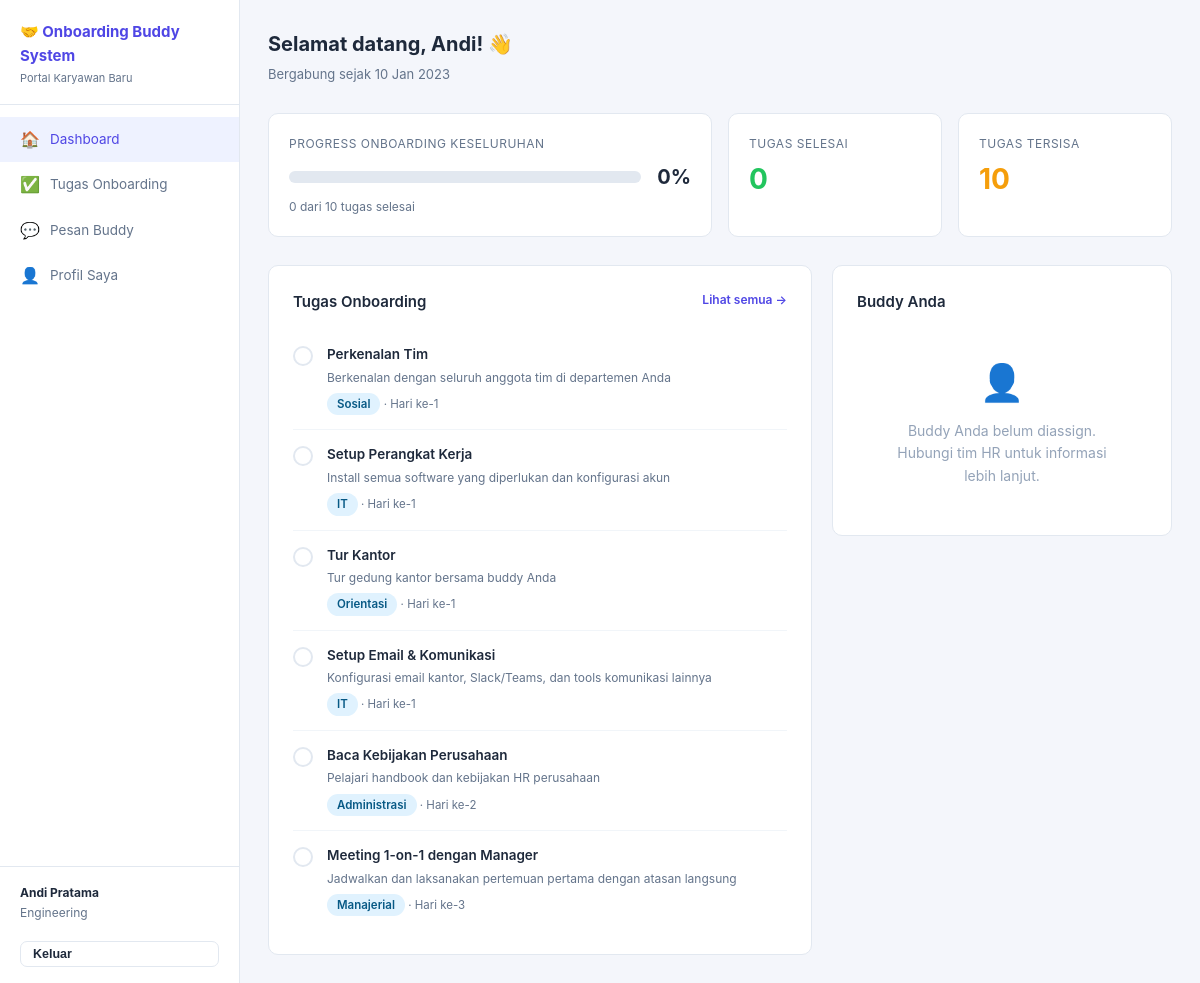
The app's page /dashboard.php (signed in) with its own data.
### tables this page shows
CREATE TABLE IF NOT EXISTS task_templates (
    id INT AUTO_INCREMENT PRIMARY KEY,
    title VARCHAR(200) NOT NULL,
    description TEXT,
    category VARCHAR(100),
    day_target INT DEFAULT 1,
    created_by INT,
    FOREIGN KEY (created_by) REFERENCES users(id) ON DELETE SET NULL
);

### includes/config.php (called while the page is built, shortened)
<?php
function currentUser(): array {
    return $_SESSION['user'] ?? [];
}

### dashboard.php (the view, shortened to what this page needs)
<?php
require_once __DIR__ . '/includes/config.php';
$db  = getDB();
$uid = $_SESSION['user_id'];
$buddy = $db->prepare("
    SELECT u.* FROM buddy_assignments ba
    JOIN users u ON u.id = ba.buddy_id
    WHERE ba.new_hire_id = ? AND ba.status = 'active'
    LIMIT 1
");
$buddy->execute([$uid]);
$buddy = $buddy->fetch();
$tasks = $db->prepare("
    SELECT t.*, op.status, op.completed_at
    FROM task_templates t
    LEFT JOIN onboarding_progress op ON op.task_id = t.id AND op.new_hire_id = ?
    ORDER BY t.day_target, t.id
");
$tasks->execute([$uid]);
$tasks = $tasks->fetchAll();
$done_count  = count(array_filter($tasks, fn($t) => $t['status'] === 'done'));
$total_tasks = count($tasks);
$progress    = $total_tasks > 0 ? round(($done_count / $total_tasks) * 100) : 0;
$user = currentUser();
?>
<!DOCTYPE html>
<html lang="id">
<head>
<link rel="stylesheet" href="assets/style.css">
</head>
<body>
<div class="layout">
  <aside class="sidebar">
    <div class="sidebar-brand">
      <h2>🤝 <?= APP_NAME ?></h2>
      <span>Portal Karyawan Baru</span>
    </div>
    <nav class="sidebar-nav">
      <a href="dashboard.php" class="active"><span class="icon">🏠</span> Dashboard</a>
      <a href="tasks.php"><span class="icon">✅</span> Tugas Onboarding</a>
      <a href="messages.php"><span class="icon">💬</span> Pesan Buddy
      </a>
      <a href="profile.php"><span class="icon">👤</span> Profil Saya</a>
    </nav>
    <div class="sidebar-footer">
      <strong><?= htmlspecialchars($user['name']) ?></strong>
      <?= htmlspecialchars($user['department'] ?: 'Karyawan Baru') ?>
      <br><br>
      <form method="POST" action="auth.php">
        <button type="submit" class="btn btn-outline btn-sm" style="width:100%">Keluar</button>
      </form>
    </div>
  </aside>
  <main class="main">
    <div class="topbar">
      <div>
        <h1>Selamat datang, <?= htmlspecialchars(explode(' ', $user['name'])[0]) ?>! 👋</h1>
        <p style="color:#64748b;font-size:13px;margin-top:4px">
          <?= $user['start_date'] ? 'Bergabung sejak ' . date('d M Y', strtotime($user['start_date'])) : 'Mulai perjalanan onboarding Anda' ?>
        </p>
      </div>
    </div>
    <div class="stats-grid">
      <div class="stat-card" style="grid-column:span 2">
        <div class="label">Progress Onboarding Keseluruhan</div>
        <div style="display:flex;align-items:center;gap:16px;margin-top:8px">
          <div class="progress-bar" style="flex:1;height:12px">
          </div>
          <span style="font-size:20px;font-weight:700"><?= $progress ?>%</span>
        </div>
        <div class="sub" style="margin-top:4px"><?= $done_count ?> dari <?= $total_tasks ?> tugas selesai</div>
      </div>
      <div class="stat-card">
        <div class="label">Tugas Selesai</div>
        <div class="value" style="color:var(--success)"><?= $done_count ?></div>
      </div>
      <div class="stat-card">
        <div class="label">Tugas Tersisa</div>
        <div class="value" style="color:var(--warning)"><?= $total_tasks - $done_count ?></div>
      </div>
    </div>
    <div style="display:grid;grid-template-columns:1fr 340px;gap:20px">
      <div class="card">
        <div class="card-title" style="display:flex;justify-content:space-between">
          <span>Tugas Onboarding</span>
          <a href="tasks.php" style="font-size:12px">Lihat semua →</a>
        </div>
        <?php foreach (array_slice($tasks, 0, 6) as $t): ?>
        <div class="task-item">
          <div class="task-check <?= $t['status'] === 'done' ? 'done' : ($t['status'] === 'in_progress' ? 'inprog' : '') ?>"
               onclick="toggleTask(<?= $t['id'] ?>, '<?= $t['status'] === 'done' ? 'pending' : 'done' ?>', this)">
          </div>
          <div class="task-body">
            <h4 style="<?= $t['status'] === 'done' ? 'text-decoration:line-through;color:#94a3b8' : '' ?>">
              <?= htmlspecialchars($t['title']) ?>
            </h4>
            <p><?= htmlspecialchars($t['description']) ?></p>
            <div class="meta">
              <span class="badge badge-info"><?= htmlspecialchars($t['category']) ?></span>
              · Hari ke-<?= $t['day_target'] ?>
            </div>
          </div>
        </div>
        <?php endforeach; ?>
      </div>
      <div style="display:flex;flex-direction:column;gap:20px">
        <div class="card">
          <div class="card-title">Buddy Anda</div>
          <?php if ($buddy): ?>
          <div class="buddy-card">
            <div class="buddy-avatar"><?= initials($buddy['name']) ?></div>
            <div class="buddy-info">
              <h3><?= htmlspecialchars($buddy['name']) ?></h3>
              <p><?= htmlspecialchars($buddy['position'] ?: 'Buddy') ?></p>
              <p><?= htmlspecialchars($buddy['department'] ?: '') ?></p>
              <?php if ($buddy['phone']): ?>
              <p>📞 <?= htmlspecialchars($buddy['phone']) ?></p>
              <?php endif; ?>
            </div>
          </div>
          <a href="messages.php" class="btn btn-primary btn-block btn-sm">💬 Kirim Pesan</a>
          <?php else: ?>
          <div style="text-align:center;padding:24px;color:#94a3b8">
            <div style="font-size:36px">👤</div>
            <p style="margin-top:8px">Buddy Anda belum diassign.<br>Hubungi tim HR untuk informasi lebih lanjut.</p>
          </div>
          <?php endif; ?>
        </div>
      </div>
    </div>
  </main>
</div>
</body>
</html>

### assets/style.css (style rules this page uses)
*, *::before, *::after { box-sizing: border-box; margin: 0; padding: 0; }
:root { --bg: #f4f6fb; --white: #ffffff; --border: #e2e8f0; --primary: #4f46e5; --primary-h: #4338ca; --secondary: #0ea5e9; --success: #22c55e; --warning: #f59e0b; --danger: #ef4444; --text: #1e293b; --muted: #64748b; --sidebar-w: 240px; --radius: 10px; }
body { font-family: -apple-system, "Segoe UI", system-ui, sans-serif; background: var(--bg); color: var(--text); font-size: 14px; line-height: 1.6; }
a { color: var(--primary); text-decoration: none; }
.layout { display: flex; min-height: 100vh; }
.sidebar { width: var(--sidebar-w); background: var(--white); border-right: 1px solid var(--border); display: flex; flex-direction: column; position: fixed; top: 0; left: 0; bottom: 0; z-index: 100; }
.sidebar-brand { padding: 20px 20px 16px; border-bottom: 1px solid var(--border); }
.sidebar-brand h2 { font-size: 15px; font-weight: 700; color: var(--primary); }
.sidebar-brand span { display: block; font-size: 11px; color: var(--muted); margin-top: 2px; }
.sidebar-nav { flex: 1; padding: 12px 0; overflow-y: auto; }
.sidebar-nav a { display: flex; align-items: center; gap: 10px; padding: 10px 20px; color: var(--muted); font-size: 13.5px; transition: background .15s, color .15s; }
.sidebar-nav a:hover, .sidebar-nav a.active { background: #eef2ff; color: var(--primary); text-decoration: none; }
.sidebar-nav a .icon { font-size: 16px; width: 20px; text-align: center; }
.sidebar-footer { padding: 16px 20px; border-top: 1px solid var(--border); font-size: 12px; color: var(--muted); }
.sidebar-footer strong { display: block; color: var(--text); }
.main { margin-left: var(--sidebar-w); flex: 1; padding: 28px; }
.topbar { display: flex; align-items: center; justify-content: space-between; margin-bottom: 28px; }
.topbar h1 { font-size: 20px; font-weight: 700; }
.card { background: var(--white); border: 1px solid var(--border); border-radius: var(--radius); padding: 24px; }
.card-title { font-size: 15px; font-weight: 600; margin-bottom: 16px; color: var(--text); }
.stats-grid { display: grid; grid-template-columns: repeat(auto-fill, minmax(180px, 1fr)); gap: 16px; margin-bottom: 28px; }
.stat-card { background: var(--white); border: 1px solid var(--border); border-radius: var(--radius); padding: 20px; }
.stat-card .label { font-size: 12px; color: var(--muted); text-transform: uppercase; letter-spacing: .5px; }
.stat-card .value { font-size: 28px; font-weight: 700; margin-top: 4px; color: var(--text); }
.stat-card .sub { font-size: 12px; color: var(--muted); margin-top: 2px; }
.progress-bar { background: #e2e8f0; border-radius: 999px; height: 8px; overflow: hidden; }
.badge { display: inline-block; padding: 2px 10px; border-radius: 999px; font-size: 11.5px; font-weight: 600; }
.badge-info { background: #e0f2fe; color: #075985; }
.btn { display: inline-flex; align-items: center; gap: 6px; padding: 9px 18px; border-radius: 7px; border: none; font-size: 13.5px; font-weight: 600; cursor: pointer; transition: background .15s, opacity .15s; text-decoration: none; }
.btn-outline { background: transparent; border: 1px solid var(--border); color: var(--text); }
.btn-sm { padding: 5px 12px; font-size: 12.5px; }
.task-item { display: flex; align-items: flex-start; gap: 14px; padding: 14px 0; border-bottom: 1px solid #f1f5f9; }
.task-item:last-child { border-bottom: none; }
.task-check { width: 20px; height: 20px; border-radius: 50%; border: 2px solid var(--border); flex-shrink: 0; cursor: pointer; display: flex; align-items: center; justify-content: center; transition: background .2s, border-color .2s; margin-top: 2px; }
.task-body h4 { font-size: 13.5px; font-weight: 600; }
.task-body p { font-size: 12px; color: var(--muted); margin-top: 2px; }
.task-body .meta { font-size: 11.5px; color: var(--muted); margin-top: 6px; }

### records on screen
task_templates: title "Perkenalan Tim", description "Berkenalan dengan seluruh anggota tim di departemen Anda", category "Sosial", day_target "1"
task_templates: title "Setup Perangkat Kerja", description "Install semua software yang diperlukan dan konfigurasi akun", category "IT", day_target "1"
task_templates: title "Tur Kantor", description "Tur gedung kantor bersama buddy Anda", category "Orientasi", day_target "1"
task_templates: title "Setup Email & Komunikasi", description "Konfigurasi email kantor, Slack/Teams, dan tools komunikasi lainnya", category "IT", day_target "1"
task_templates: title "Baca Kebijakan Perusahaan", description "Pelajari handbook dan kebijakan HR perusahaan", category "Administrasi", day_target "2"
task_templates: title "Meeting 1-on-1 dengan Manager", description "Jadwalkan dan laksanakan pertemuan pertama dengan atasan langsung", category "Manajerial", day_target "3"

### other values on screen
APP_NAME "Onboarding Buddy System"
$user['name'] "Andi Pratama"
$user['department'] ?: 'Karyawan Baru' "Engineering"
explode(' ', $user['name'])[0] "Andi"
date('d M Y', strtotime($user['start_date'])) "10 Jan 2023"
$progress "0"
$done_count "0"
$total_tasks "10"
$total_tasks - $done_count "10"
